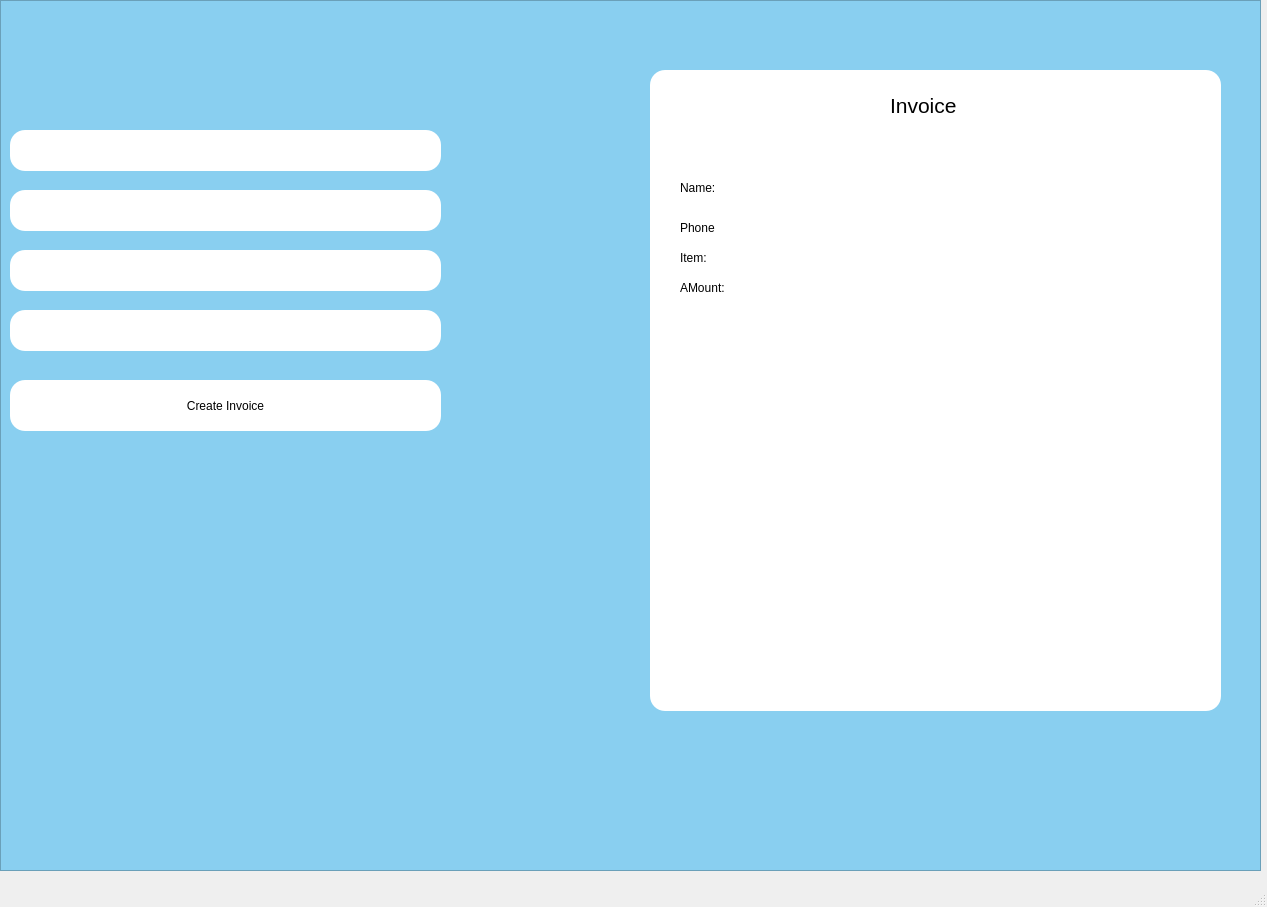
<?xml version="1.0" encoding="UTF-8"?>
<ui version="4.0">
 <class>MainWindow</class>
 <widget class="QMainWindow" name="MainWindow">
  <property name="geometry">
   <rect>
    <x>0</x>
    <y>0</y>
    <width>1267</width>
    <height>907</height>
   </rect>
  </property>
  <property name="windowTitle">
   <string>MainWindow</string>
  </property>
  <property name="styleSheet">
   <string notr="true">#frame{
	
Background: #89CFF0;
}

QTextEdit{
Background: #ffffff;
border-radius:15px;


}

QPushButton{
Background: #ffffff;
border-radius:15px;


}


#frame_2{

Background: #ffffff;
border-radius:15px;


}</string>
  </property>
  <widget class="QWidget" name="centralwidget">
   <widget class="QFrame" name="frame">
    <property name="geometry">
     <rect>
      <x>0</x>
      <y>0</y>
      <width>1261</width>
      <height>871</height>
     </rect>
    </property>
    <property name="frameShape">
     <enum>QFrame::StyledPanel</enum>
    </property>
    <property name="frameShadow">
     <enum>QFrame::Raised</enum>
    </property>
    <widget class="QTextEdit" name="getName">
     <property name="geometry">
      <rect>
       <x>10</x>
       <y>130</y>
       <width>431</width>
       <height>41</height>
      </rect>
     </property>
    </widget>
    <widget class="QPushButton" name="pushButton">
     <property name="geometry">
      <rect>
       <x>10</x>
       <y>380</y>
       <width>431</width>
       <height>51</height>
      </rect>
     </property>
     <property name="text">
      <string>Create Invoice</string>
     </property>
    </widget>
    <widget class="QFrame" name="frame_2">
     <property name="geometry">
      <rect>
       <x>650</x>
       <y>70</y>
       <width>571</width>
       <height>641</height>
      </rect>
     </property>
     <property name="frameShape">
      <enum>QFrame::StyledPanel</enum>
     </property>
     <property name="frameShadow">
      <enum>QFrame::Raised</enum>
     </property>
     <widget class="QLabel" name="label">
      <property name="geometry">
       <rect>
        <x>240</x>
        <y>20</y>
        <width>71</width>
        <height>31</height>
       </rect>
      </property>
      <property name="font">
       <font>
        <pointsize>16</pointsize>
       </font>
      </property>
      <property name="text">
       <string>Invoice</string>
      </property>
     </widget>
     <widget class="QLabel" name="name">
      <property name="geometry">
       <rect>
        <x>30</x>
        <y>110</y>
        <width>531</width>
        <height>16</height>
       </rect>
      </property>
      <property name="text">
       <string>Name:</string>
      </property>
     </widget>
     <widget class="QLabel" name="phone">
      <property name="geometry">
       <rect>
        <x>30</x>
        <y>150</y>
        <width>531</width>
        <height>16</height>
       </rect>
      </property>
      <property name="text">
       <string>Phone</string>
      </property>
     </widget>
     <widget class="QLabel" name="item">
      <property name="geometry">
       <rect>
        <x>30</x>
        <y>180</y>
        <width>531</width>
        <height>16</height>
       </rect>
      </property>
      <property name="text">
       <string>Item:</string>
      </property>
     </widget>
     <widget class="QLabel" name="amount">
      <property name="geometry">
       <rect>
        <x>30</x>
        <y>210</y>
        <width>531</width>
        <height>16</height>
       </rect>
      </property>
      <property name="text">
       <string>AMount:</string>
      </property>
     </widget>
    </widget>
    <widget class="QTextEdit" name="getPhone">
     <property name="geometry">
      <rect>
       <x>10</x>
       <y>190</y>
       <width>431</width>
       <height>41</height>
      </rect>
     </property>
    </widget>
    <widget class="QTextEdit" name="getItem">
     <property name="geometry">
      <rect>
       <x>10</x>
       <y>250</y>
       <width>431</width>
       <height>41</height>
      </rect>
     </property>
    </widget>
    <widget class="QTextEdit" name="getAmount">
     <property name="geometry">
      <rect>
       <x>10</x>
       <y>310</y>
       <width>431</width>
       <height>41</height>
      </rect>
     </property>
    </widget>
   </widget>
  </widget>
  <widget class="QMenuBar" name="menubar">
   <property name="geometry">
    <rect>
     <x>0</x>
     <y>0</y>
     <width>1267</width>
     <height>21</height>
    </rect>
   </property>
  </widget>
  <widget class="QStatusBar" name="statusbar"/>
 </widget>
 <resources/>
 <connections/>
</ui>
